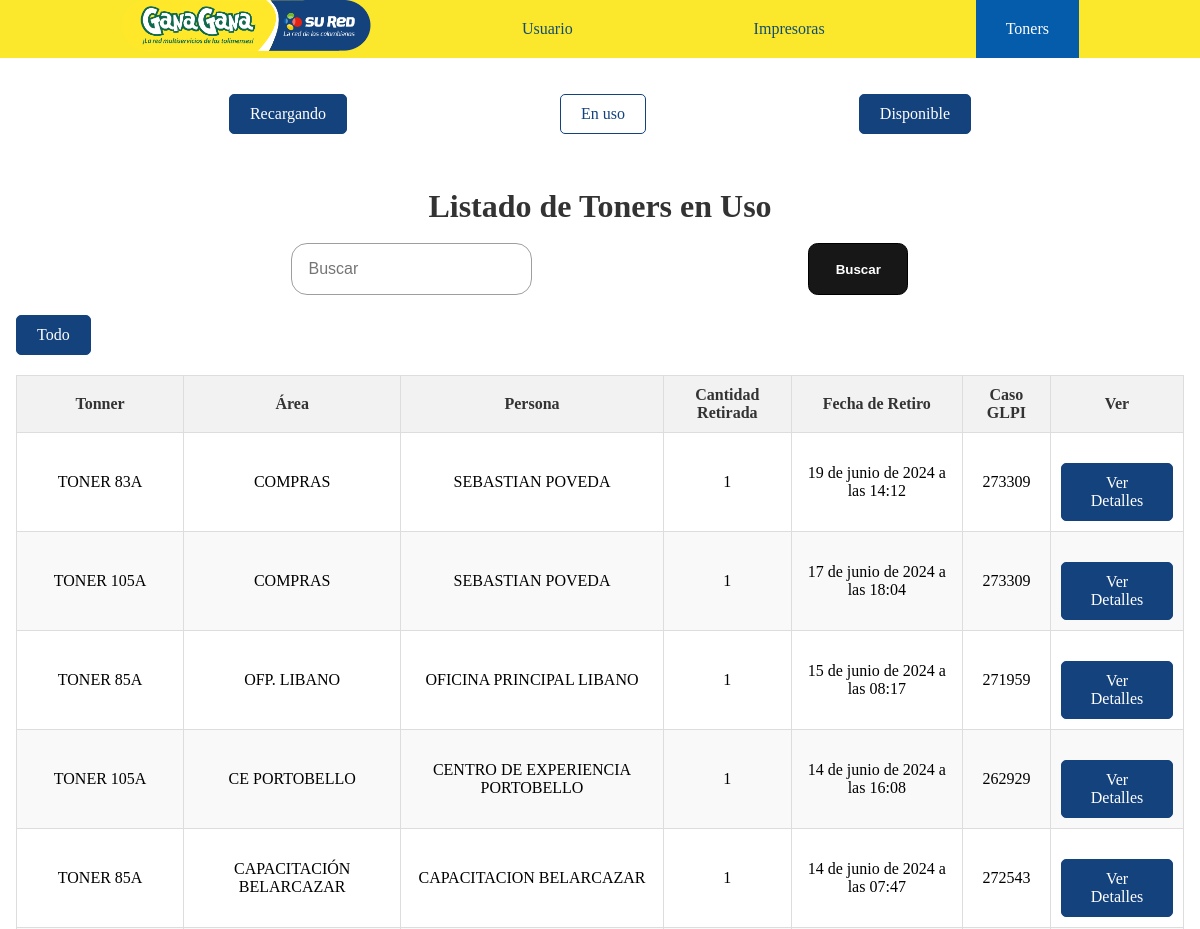
Page /V_Toners_R/ (upper part) on the earlier database version.
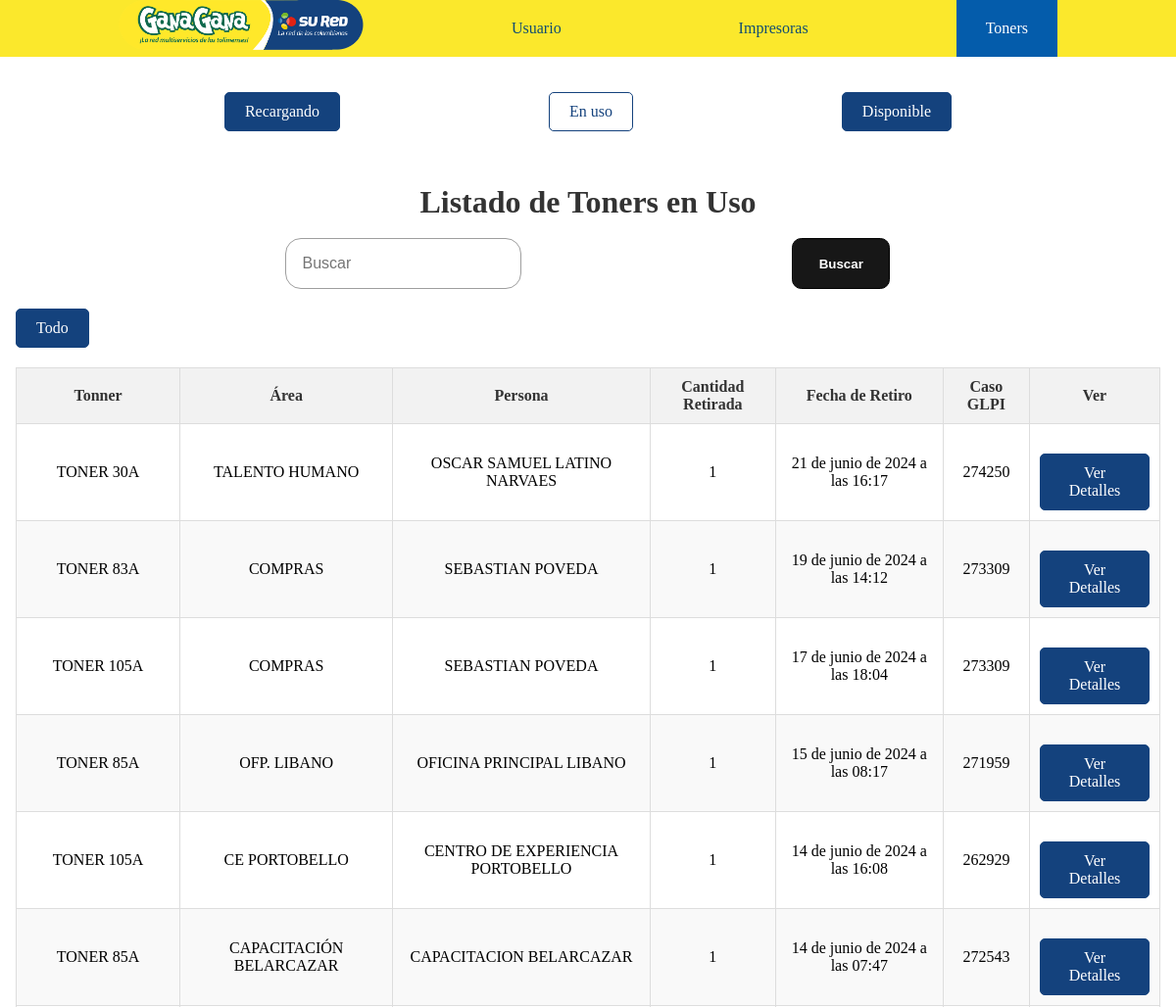
Same page on the later database version.
### Datos/models.py (models this page shows, shortened)
class Retiro_Tonner(models.Model):
    r_tonner = models.ForeignKey(Tonner, on_delete=models.SET_NULL, null=True, blank=True)
    r_persona = models.ForeignKey(Persona, on_delete=models.PROTECT, null=False, blank=False)
    cantidad_disponible = models.PositiveIntegerField(default=1)
    cantidad_retirada = models.PositiveIntegerField(default=1)
    caso_GLPI = models.CharField(max_length=100, default='En Espera')
    descripcion = models.TextField(max_length=500, default='Sin descripción')
    fecha_retiro = models.DateTimeField(auto_now_add=True)

class Tonner(models.Model):
    ESTADO_T = [
        ('Disponible', 'Disponible'),
    ]
    nombre = models.CharField(max_length=50)
    cantidad = models.PositiveBigIntegerField()
    Numero_Toner = models.CharField(max_length=20)
    Estado = models.CharField(max_length=10, choices=ESTADO_T, default='Disponible')
    imagen = models.ImageField()
    def __str__(self):
        return f"{self.nombre}"

class Persona(models.Model):
    nombre = models.CharField(max_length=100)
    firma = models.ImageField(upload_to='firmas/')
    area = models.ForeignKey(Area, on_delete=models.SET_NULL, null=True, blank=True)
    def __str__( self ):
        return self.nombre

class Area(models.Model):
    nombre = models.CharField(max_length=50)
    def __str__(self) -> str:
        return self.nombre

### Datos/views.py (the view)
# urls.py: path('V_Toners_R/', views.Buscar_Retiro, name='buscar_retiro'),
def Buscar_Retiro(request):
    query = request.GET.get('q', '')
    retiradas = Retiro_Tonner.objects.all().order_by('-fecha_retiro')
    if query:
        retiradas = retiradas.filter(
            Q(r_persona__area__nombre__icontains=query) |
            Q(r_tonner__nombre__icontains=query) |
            Q(caso_GLPI__icontains=query)
        )
    return render(request, 'vista/T_Ocupado.html', {'retiradas': retiradas, 'query': query})

### Datos/templates/vista/T_Ocupado.html (shortened to what this page needs)
{% extends 'layouts/base.html' %}
{% block content %}
{% load static %}
{% include 'layouts/Barra_Tonners.html' %}
<br>
<br>
<!DOCTYPE html>
<html lang="es">
<head>
    <link rel="stylesheet" type="text/css" href="{% static 'CSS/ALL.css' %}">
</head>
<body>
    <h1>Listado de Toners en Uso</h1>
    <br>
         <form style="display: flex; justify-content: space-evenly;" method="GET" action="{% url 'buscar_retiro' %}">
             <div class="input-group">
                 <input placeholder="Buscar" required="" type="text" id="q" name="q" value="{{ query }}" class="input" autocomplete="off">
             </div>
             <button type="submit">Buscar</button>
         </form>
         <a href="{% url 'buscar_retiro' %}" class="btn">Todo</a>
    <table border="1">
        <thead>
            <tr>
                <th>Tonner</th>
                <th>Área</th>
                <th>Persona</th>
                <th>Cantidad Retirada</th>
                <th>Fecha de Retiro</th>
                <th>Caso GLPI</th>
                <th>Ver</th>
            </tr>
        </thead>
        <tbody>
            {% for item in retiradas %}
            <tr>
                <td>{{ item.r_tonner }}</td>
                <td>{{ item.r_persona.area }}</td>
                <td>{{ item.r_persona }}</td>
                <td>{{ item.cantidad_retirada }}</td>
                <td>{{ item.fecha_retiro }}</td>
                <td>
                    {% if item.caso_GLPI == '0' %}
                        <span style="color: red;">No</span>
                    {% elif item.caso_GLPI == 'N/A' %}
                        <span style="color: red;">No</span>
                    {% elif item.caso_GLPI == 'En Espera' %}
                        <span style="color: red;">No</span>
                    {% else %}
                        {{ item.caso_GLPI }}
                    {% endif %}
                </td>
                <td>
                    <a href="{% url 'detalle_retiro_toner' item.pk %}" class="btn">Ver Detalles</a>
                </td>
            </tr>
            {% empty %}
            <tr>
                <td colspan="7">No se encontraron resultados</td>
            </tr>
            {% endfor %}
        </tbody>
    </table>
</body>
</html>
{% endblock %}

Differences in the rows shown:
added Retiro_Tonner: r_tonner "TONER 30A", r_persona.area "TALENTO HUMANO", r_persona "OSCAR SAMUEL LATINO NARVAES", cantidad_retirada "1", fecha_retiro "21 de junio de 2024 a las 16:17", caso_GLPI "274250"
